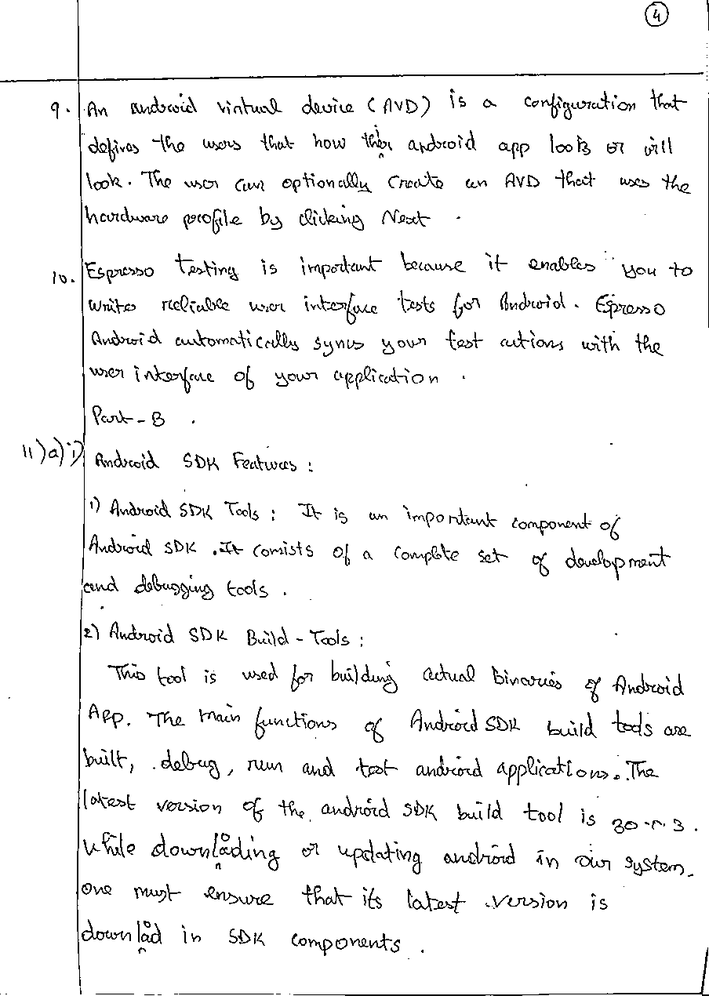
#> input picture images/vishnu-white.png, 709 x 996 px, shrunk from 904 x 1270 before the run
$ jupyter execute 'Line detection.ipynb'
#> lines starting #> are read from the running program, lines starting #| are printed output that depends on the picture; after the words box and inside, x2 and y2 are one past the last pixel; in counts of white or black regions, pixels touching at a corner belong together
[cell 1]
import cv2
import numpy as np

# Read image
image = cv2.imread('../images/vishnu-white.png')
#> image is the input picture: shape (996, 709, 3); min 0, max 255, mean 242.3

# Convert image to grayscale
gray = cv2.cvtColor(image,cv2.COLOR_BGR2GRAY)

# Use canny edge detection
edges = cv2.Canny(gray,50,150,apertureSize=3)
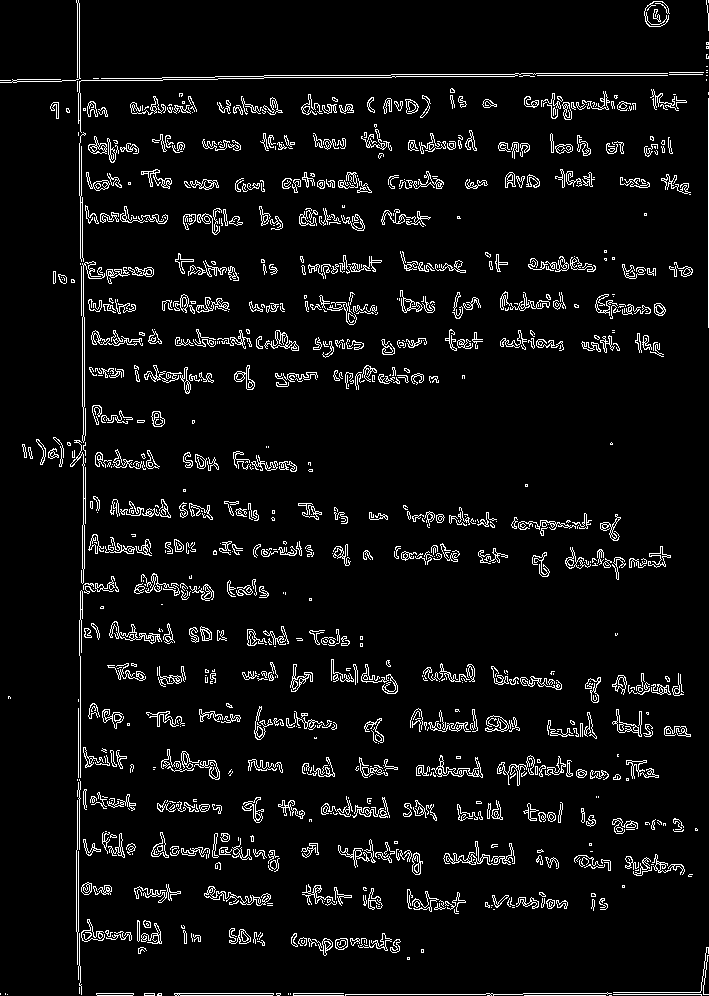
#> edges: shape (996, 709); 5.8% white in thin lines or dots

# Apply HoughLinesP method to
# to directly obtain line end points
lines = cv2.HoughLinesP(
			edges, # Input edge image
			1, # Distance resolution in pixels
			np.pi/180, # Angle resolution in radians
			threshold=100, # Min number of votes for valid line
			minLineLength=5, # Min allowed length of line
			maxLineGap=10 # Max allowed gap between line for joining them
			)
#> lines = 438 rows, first 6: [82, 197, 82, 235], [77, 20, 78, 79], [83, 524, 83, 490], [77, 81, 144, 80], [607, 994, 708, 994], [524, 995, 611, 995]
lines_list=[]
# Iterate over points
for points in lines:
	# Extracted points nested in the list
	x1,y1,x2,y2=points[0]
	# Draw the lines joing the points
	# On the original image
	cv2.line(image,(x1,y1),(x2,y2),(0,255,0),2)
	# Maintain a simples lookup list for points
	lines_list.append([(x1,y1),(x2,y2)])
#> this loop made 438 passes
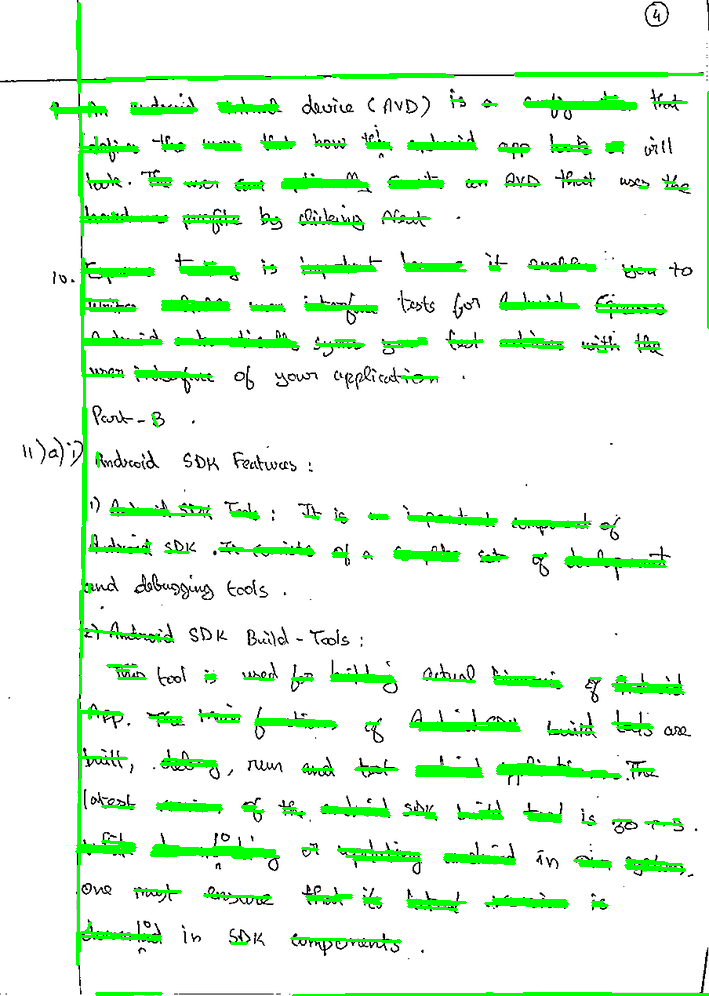
#> image: shape (996, 709, 3); 6.84% of pixels changed, all inside (x1, y1, x2, y2) = (49, 2, 709, 996)
#> after the loop, lines_list = 438 items

# Save the result image
cv2.imshow("sss",image)
cv2.waitKey()
#> Out = 27

[cell 2]
from PIL import Image, ImageFilter

img = Image.open(r"../images/vishnu.png")
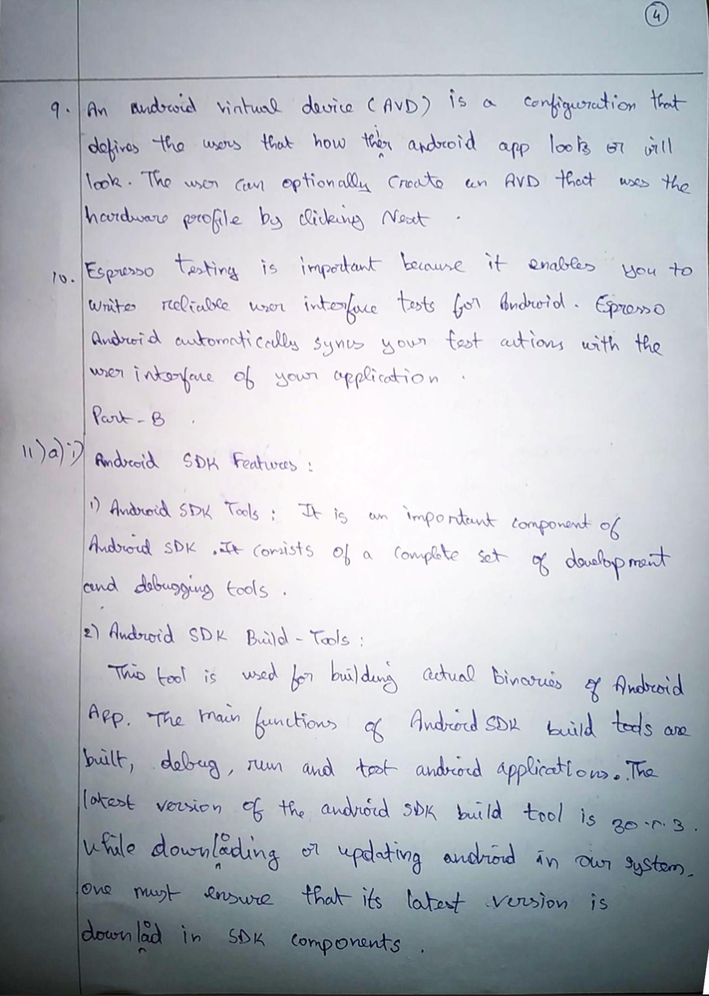
#> input picture images/vishnu.png, 709 x 996 px, shrunk from 904 x 1270 before the run
#> img is the input picture: PIL image 709x996 RGBA; mean R, G, B, A 184.7, 188.3, 195.5, 255

# Converting the image to grayscale, as Sobel Operator requires
# input image to be of mode Grayscale (L)
img = img.convert("L")
#> img: PIL image 709x996 L

# Calculating Edges using the passed laplican Kernel
final = img.filter(ImageFilter.Kernel((3, 3), (-1, -1, -1, -1, 8,
                                          -1, -1, -1, -1), 1, 0))
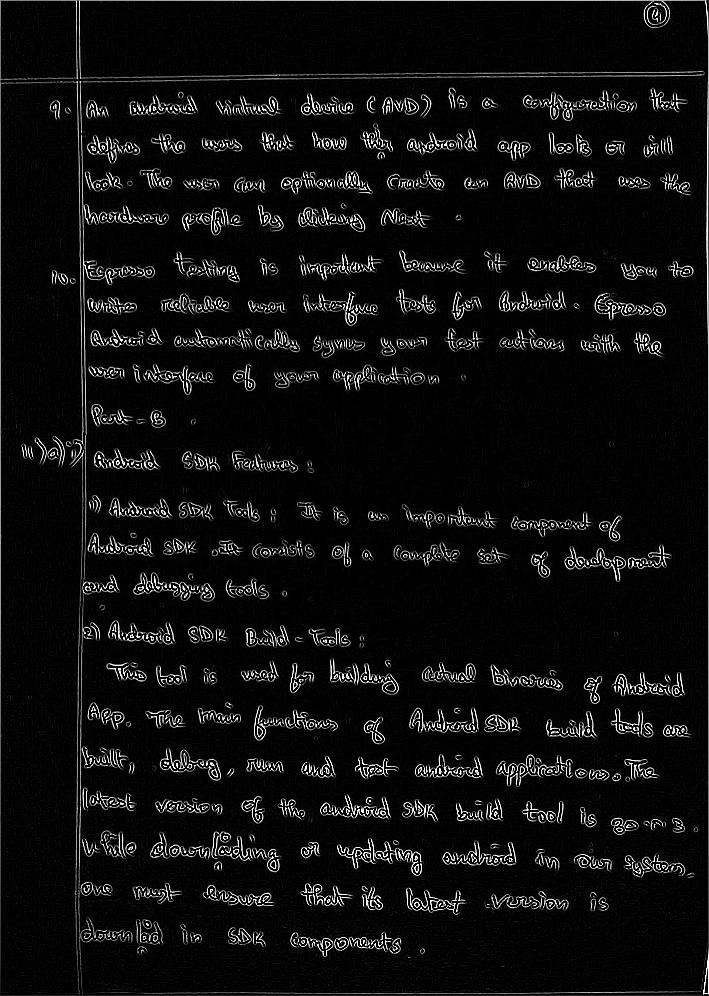
#> final: PIL image 709x996 L; min 0, max 255, mean 14.7
img.show()

[cell 3]
import cv2
import numpy as np
from PIL import Image, ImageFilter

img = Image.open(r"../images/vishnu.png").convert('RGB')
#> img: PIL image 709x996 RGB
# Read image
image = np.array(img)

# Convert image to grayscale
gray = cv2.cvtColor(image,cv2.COLOR_BGR2GRAY)

# Use canny edge detection
edges = cv2.Canny(gray,50,150,apertureSize=3)
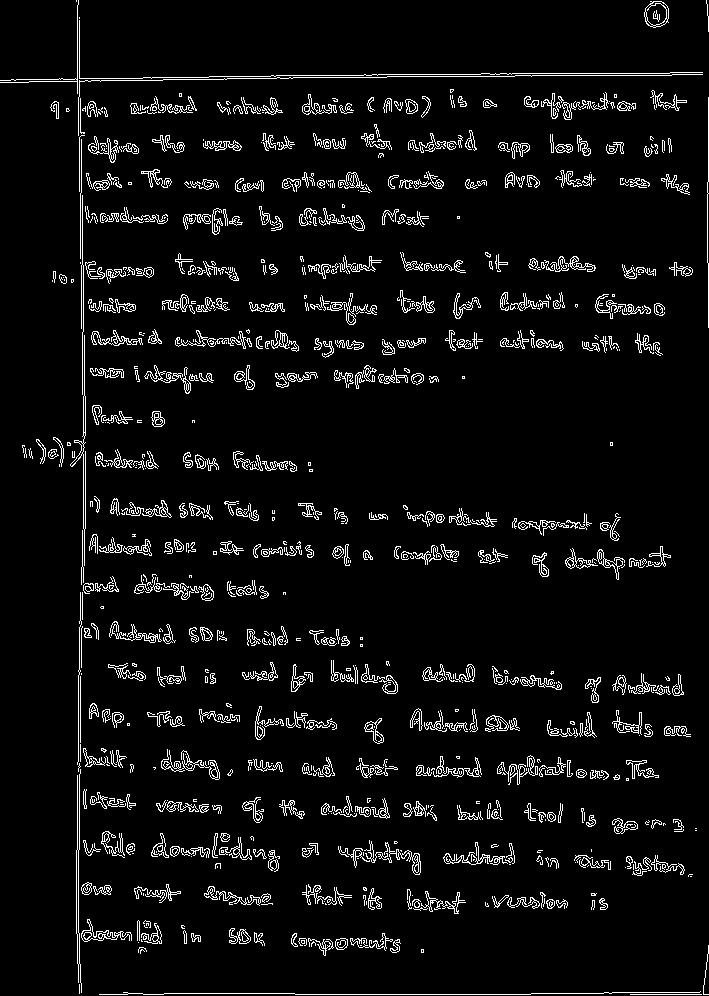
#> edges: shape (996, 709); 5.6% white in thin lines or dots

# Apply HoughLinesP method to
# to directly obtain line end points
lines = cv2.HoughLinesP(
			edges, # Input edge image
			1, # Distance resolution in pixels
			np.pi/180, # Angle resolution in radians
			threshold=100, # Min number of votes for valid line
			minLineLength=5, # Min allowed length of line
			maxLineGap=10 # Max allowed gap between line for joining them
			)
#> lines = 396 rows, first 6: [84, 432, 84, 447], [83, 396, 83, 439], [295, 994, 530, 994], [0, 82, 144, 80], [81, 584, 81, 567], [84, 335, 84, 369]
lines_list=[]

# Iterate over points
for points in lines:
	# Extracted points nested in the list
	x1,y1,x2,y2=points[0]
	# Draw the lines joing the points
	# On the original image
	cv2.line(image,(x1,y1),(x2,y2),(0,255,0),2)
	# Maintain a simples lookup list for points
	lines_list.append([(x1,y1),(x2,y2)])
#> this loop made 396 passes
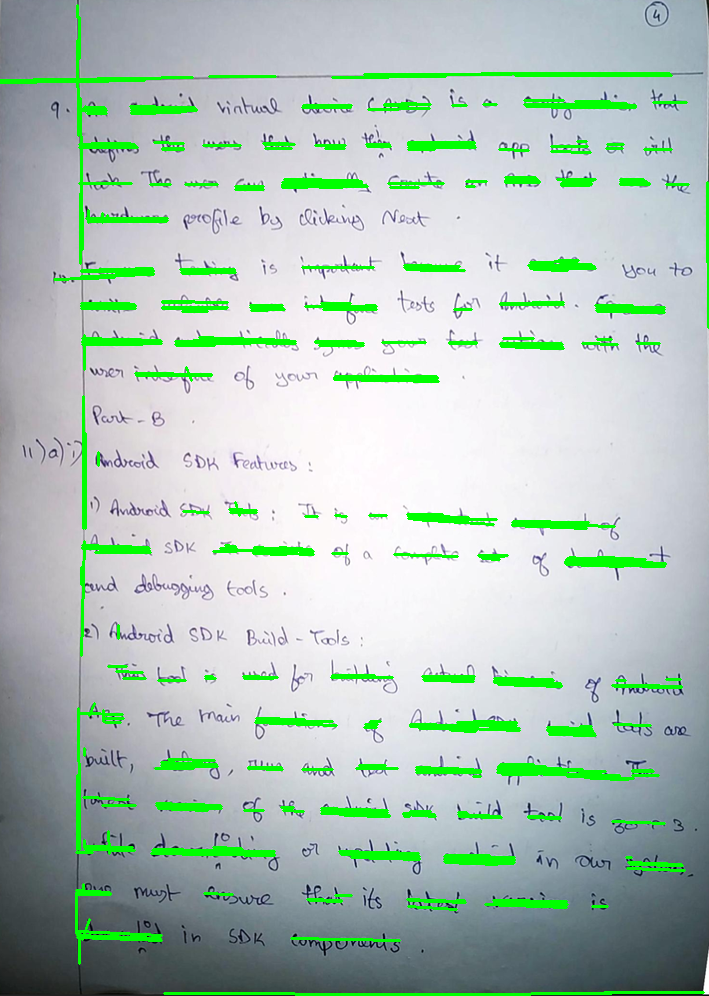
#> image: shape (996, 709, 3); mean R, G, B 174.6, 194.2, 184.2
#> after the loop, lines_list = 396 items


image = cv2.cvtColor(image, cv2.COLOR_BGR2RGB)
greenLinedPilImage = Image.fromarray(image)
greenLinedPilImage.show()
